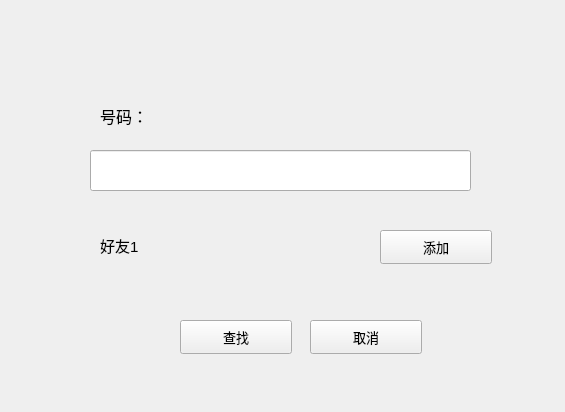
<?xml version="1.0" encoding="UTF-8"?>
<ui version="4.0">
 <class>AddFriendDialog</class>
 <widget class="QWidget" name="AddFriendDialog">
  <property name="geometry">
   <rect>
    <x>0</x>
    <y>0</y>
    <width>565</width>
    <height>412</height>
   </rect>
  </property>
  <property name="windowTitle">
   <string>AddFriend</string>
  </property>
  <widget class="QLineEdit" name="PhoneInput">
   <property name="geometry">
    <rect>
     <x>90</x>
     <y>150</y>
     <width>381</width>
     <height>41</height>
    </rect>
   </property>
   <property name="styleSheet">
    <string notr="true">font: 10pt;</string>
   </property>
   <property name="text">
    <string/>
   </property>
  </widget>
  <widget class="QLabel" name="Title">
   <property name="geometry">
    <rect>
     <x>100</x>
     <y>100</y>
     <width>61</width>
     <height>31</height>
    </rect>
   </property>
   <property name="styleSheet">
    <string notr="true">QLabel {
	font: 12pt;
}</string>
   </property>
   <property name="text">
    <string>号码：</string>
   </property>
  </widget>
  <widget class="QPushButton" name="Search">
   <property name="geometry">
    <rect>
     <x>180</x>
     <y>320</y>
     <width>112</width>
     <height>34</height>
    </rect>
   </property>
   <property name="styleSheet">
    <string notr="true">font: 10pt;</string>
   </property>
   <property name="text">
    <string>查找</string>
   </property>
  </widget>
  <widget class="QPushButton" name="Cancel">
   <property name="geometry">
    <rect>
     <x>310</x>
     <y>320</y>
     <width>112</width>
     <height>34</height>
    </rect>
   </property>
   <property name="styleSheet">
    <string notr="true">font: 10pt;</string>
   </property>
   <property name="text">
    <string>取消</string>
   </property>
  </widget>
  <widget class="QLabel" name="SearchResult">
   <property name="geometry">
    <rect>
     <x>100</x>
     <y>220</y>
     <width>271</width>
     <height>51</height>
    </rect>
   </property>
   <property name="styleSheet">
    <string notr="true">font: 11pt;</string>
   </property>
   <property name="text">
    <string>好友1</string>
   </property>
  </widget>
  <widget class="QPushButton" name="AddFromResult">
   <property name="geometry">
    <rect>
     <x>380</x>
     <y>230</y>
     <width>112</width>
     <height>34</height>
    </rect>
   </property>
   <property name="styleSheet">
    <string notr="true">font: 10pt;</string>
   </property>
   <property name="text">
    <string>添加</string>
   </property>
  </widget>
 </widget>
 <resources/>
 <connections/>
</ui>
